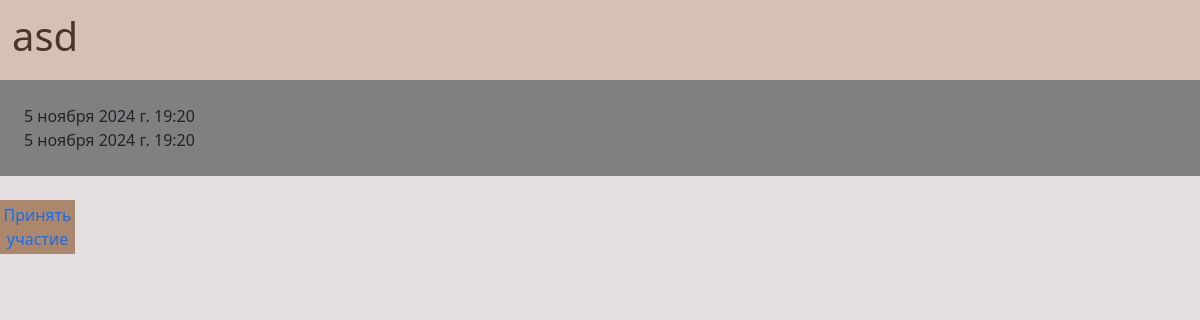
The app's page /jams/bb5463ec-b2f4-4d36-99c8-3198cee46103/, older data.
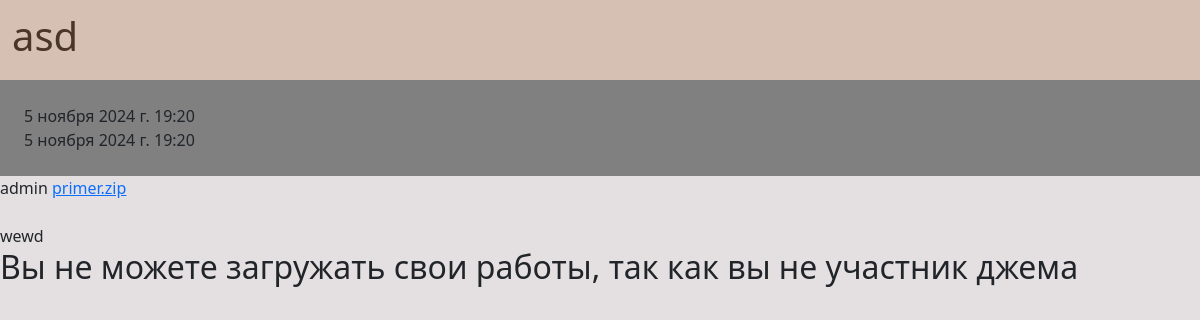
The same page, newer data.
### jams/models.py (models this page shows, shortened)
class GameJams(models.Model):
    jam_status = [
        ("FN", "Завершён"),
        ("OG", "Идёт"),
        ("PR", "Подготовка")
    ]
    uuid = models.UUIDField(primary_key=True, default=uuid.uuid4, editable=False)
    title = models.CharField(max_length=255)
    date_start = models.DateTimeField()
    date_end = models.DateTimeField()
    theme = models.CharField(max_length=255)
    status = models.CharField(max_length=3, choices=jam_status)
    winner = models.OneToOneField(settings.AUTH_USER_MODEL, related_name="user_winner",
                                  on_delete=models.SET_NULL, blank=True, null=True)
    users = models.ManyToManyField(settings.AUTH_USER_MODEL, related_name="users",
                                   blank=True)

class UploadFile(models.Model):
    file = models.FileField(upload_to="zip_uploads/")
    uploaded_time = models.DateTimeField(auto_now_add=True)
    jam_uuid = models.ForeignKey(GameJams, on_delete=models.CASCADE)
    user = models.ForeignKey(User, on_delete=models.CASCADE)

### users/models.py (models this page shows)
class User(AbstractUser):
    email = models.EmailField(unique=True, verbose_name="Электронная почта")

### jams/views.py (the view)
# urls.py: path('<uuid:uuid>/', views.GameJamDetail.as_view(), name='gamejam_detail'),
class GameJamDetail(DetailView):
    model = GameJams
    template_name = 'pages/jams_pages/gamejam_detail.html'
    context_object_name = "gamejam_detail"
    def get_context_data(self, **kwargs):
        context = super().get_context_data(**kwargs)
        already_checked_users = []
        already_checked_games = []
        for game in UploadFile.objects.filter(jam_uuid=self.object.uuid).order_by('-uploaded_time'):
            if game.user.id not in already_checked_users:
                already_checked_users.append(game.user.id)
                already_checked_games.append(game)
        context["user_games"] = already_checked_games
        return context
    def get_object(self, queryset=None):
        return GameJams.objects.get(uuid=self.kwargs.get("uuid"))

### templates/pages/jams_pages/gamejam_detail.html (shortened to what this page needs)
{% extends 'base.html' %}
{% block headercontent %}
<div class="div-header">
    <div class="container-title">
        <h1>{{gamejam_detail.title}}</h1>
    </div>
    <div class="profile-header">
    </div>
</div>
{% endblock %}
{% block content %}
<div class="jam-container">
    <div class="container-date">
        {{gamejam_detail.date_start}}
        <br>
        {{gamejam_detail.date_end}}
    </div>
    {% for user_game in user_games %}
        {{ user_game.user.username }}
        <a href="{% url 'download_file' gamejam_detail.uuid user_game.id %}">
            {{user_game.file.name|slice:"12:"}}</a>
    <br>
    {% endfor %}
    <br>
    {% if gamejam_detail.status == 'OG' %}
        {{gamejam_detail.theme}}
        {% if request.user in gamejam_detail.users.all %}
        <form action="{% url 'upload-game' gamejam_detail.uuid %}" method="post" enctype="multipart/form-data">
            {% csrf_token %}
            <input type="file" name="game">
            <input type="hidden" name="jam_uuid" value="{{gamejam_detail.uuid}}">
            <button type="submit" class="btn btn-secondary">Отправить</button>
        </form>
        {% else %}
        <h2>Вы не можете загружать свои работы, так как вы не участник джема</h2>
        {% endif %}
    {% endif %}
    {% if gamejam_detail.status == 'PR' %}
        <a href="poll" class="a-button">Принять участие</a>
    {% endif %}
</div>
{% endblock %}

Row changes from the older to the newer data that the page shows:
changed GameJams "asd": theme (not shown) → "wewd"; status "PR" → "OG" (drawn)
added UploadFile: user.username "admin", file.name "primer.zip"
Text that changed along with them:
text no longer shown: "Принять участие"
text now shown: "Вы не можете загружать свои работы, так как вы не участник джема"
